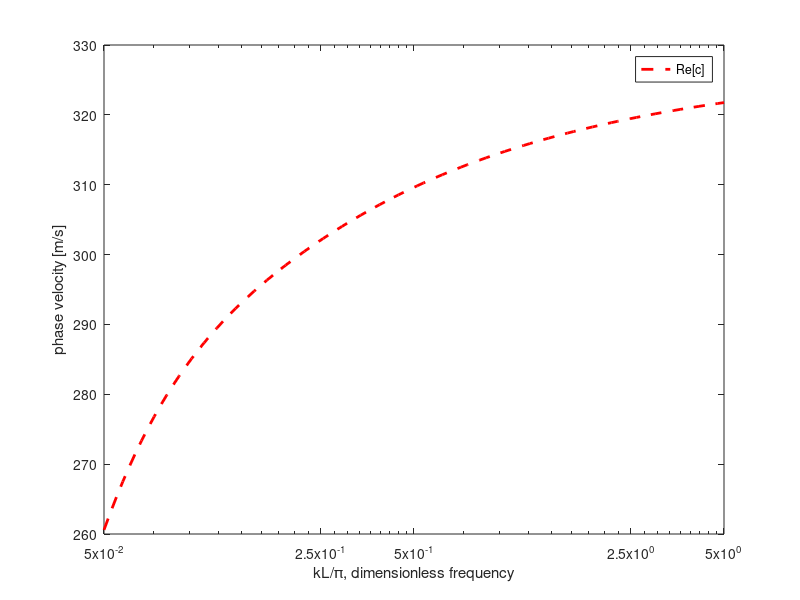
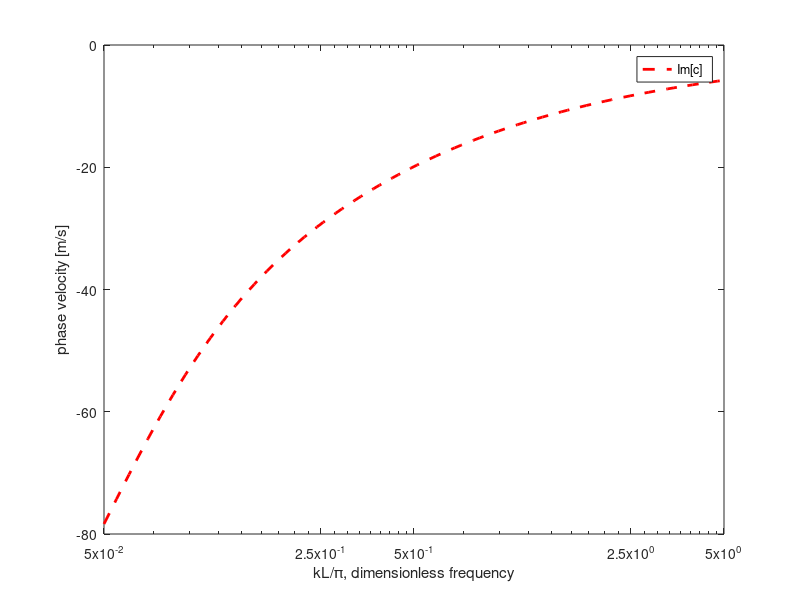
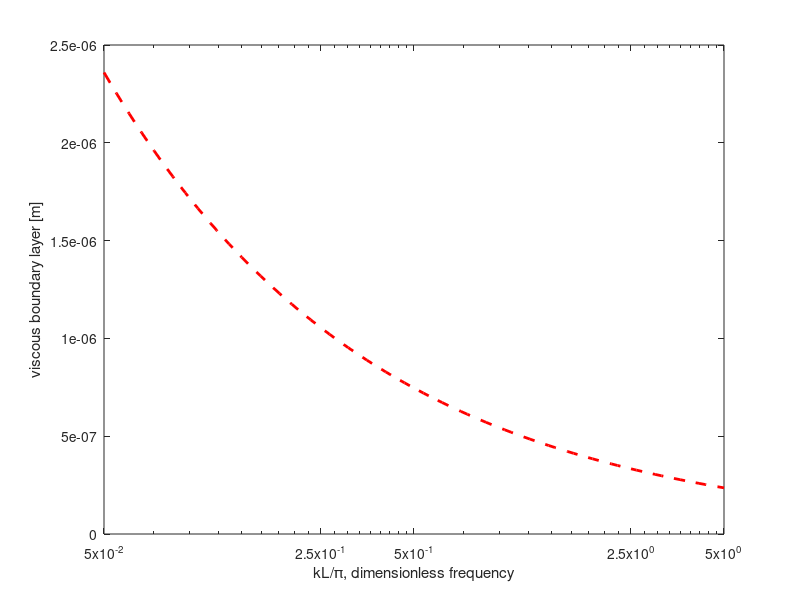

The MATLAB source for these figures, in order:
%%%%%%%%%%%%%%%%%%%%%%%%%%%%%%%%%%%%%%%%%%%%%%%%%%%%%%%%%%%%%%%%%%%%%%%
%%%%%%% Matlab code to analyze and plot results from FreeFem    %%%%%%%
%%%%%%% Yoonkyung Eunnie Lee 
%%%%%%% Local
%%%%%%% Last updated on 2015-06-29
%%%%%%%%%%%%%%%%%%%%%%%%%%%%%%%%%%%%%%%%%%%%%%%%%%%%%%%%%%%%%%%%%%%%%%%
clear all; 
close all; 
%%%%%%%%%%%%%%%%%%%%%%%%%%%%%%%%%%%%%%%%%%%%%%%%%%%%%%%%%%%%%%%%%%%%%%%
%% set output plot conditions
%%%%%%%%%%%%%%%%%%%%%%%%%%%%%%%%%%%%%%%%%%%%%%%%%%%%%%%%%%%%%%%%%%%%%%%%
extension = '.png'; %%default plot extension 
savefig = 1; 
saveeps = 0; 
savetxt = 1; 
savemat = 1; 
prec = '%e'; %% precision 
%%%%%%%%%%%%%%%%%%%%%%%%%%%%%%%%%%%%%%%%%%%%%%%%%%%%%%%%%%%%%%%%%%%%%%%
%% set input directory
%%%%%%%%%%%%%%%%%%%%%%%%%%%%%%%%%%%%%%%%%%%%%%%%%%%%%%%%%%%%%%%%%%%%%%%
basedir = '/home/eunnie12/Work/AcousticEigen_Run';
cd(basedir); 
cd('freefem/Local_correct/');
%%%%%%%%%%%%%%%%%%%%%%%%%%%%%%%%%%%%%%%%%%%%%%%%%%%%%%%%%%%%%%%%%%%%%%%
%% set constants
%%%%%%%%%%%%%%%%%%%%%%%%%%%%%%%%%%%%%%%%%%%%%%%%%%%%%%%%%%%%%%%%%%%%%%%
T0=293.; 			   % [K]
c0=331.+0.6*(T0-273.); % [m/s]
L=1e-5;                % [m]
%%%%%%%%%%%%%%%%%%%%%%%%%%%%%%%%%%%%%%%%%%%%%%%%%%%%%%%%%%%%%%%%%%%%%%%
load rhoLocal.txt
load chiLocal.txt
load deltavLocal.txt 
klpi=rhoLocal(:,1);
Omega = klpi*c0*pi/L;
cL=1./sqrt((rhoLocal(:,2)+1i.*rhoLocal(:,3)).*(chiLocal(:,2)+1i.* ...
                                               chiLocal(:,3)));
kL=Omega./cL; 
Rec = real(cL);
Imc = imag(cL); 
Rek = real(kL);
Imk = imag(kL); 
%%%%%%%%%%%%%%%%%%%%%%%%%%%%%%%%%%%%%%%%%%%%%%%%%%%%%%%%%%%%%%%%%%%%%%%
xlab='kL/\pi, dimensionless frequency';
  xlimit1=[min(klpi) max(klpi)]; %%limit is 0.05~5 
  xtick1=[0.05; 0.25; 0.5; 2.5; 5]; 
cfig = figure();
        semilogx(klpi,Rec,'--r','LineWidth',2);
        set(gca,'XLim',xlimit1,'XTick',xtick1);
        xlabel(xlab);
        ylabel('phase velocity [m/s]');
        h=legend('Re[c]'); set(h,'Location','northeast');
        savefigname='Local_Rec';
        if(savefig==1); saveas(cfig, strcat(savefigname,extension)); end; 
        if(saveeps==1); saveas(cfig,strcat(savefigname,'.eps'),'epsc'); end; 

        cfig = figure();
        semilogx(klpi,Imc,'--r','LineWidth',2);
        set(gca,'XLim',xlimit1,'XTick',xtick1);
        xlabel(xlab);
        ylabel('phase velocity [m/s]');
        h=legend('Im[c]'); set(h,'Location','northeast');
        savefigname='Local_Imc';
        if(savefig==1); saveas(cfig, strcat(savefigname,extension)); end; 
        if(saveeps==1); saveas(cfig,strcat(savefigname,'.eps'),'epsc'); ...
        end; 

        cfig = figure();
        semilogx(deltavLocal(:,1),deltavLocal(:,2),'--r','LineWidth',2);
        set(gca,'XLim',xlimit1,'XTick',xtick1);
        xlabel(xlab);
        ylabel('viscous boundary layer [m]');
        savefigname='Local_deltav';
        if(savefig==1); saveas(cfig, strcat(savefigname,extension)); end; 
        if(saveeps==1); saveas(cfig,strcat(savefigname,'.eps'),'epsc'); ...
        end; 
        
 %% save local model c into txt file
if(savetxt==1)
   outname= strcat('c_local','.txt'); 
   dlmwrite(outname,[klpi,Rec,Imc],'delimiter','\t','precision',prec);
   outname= strcat('k_local','.txt'); 
   dlmwrite(outname,[klpi,Rek,Imk],'delimiter','\t','precision',prec);
end %%if(savetxt) 

klpi_l=klpi;
if(savemat==1)
   save('local.mat','klpi_l','cL','kL'); 
end